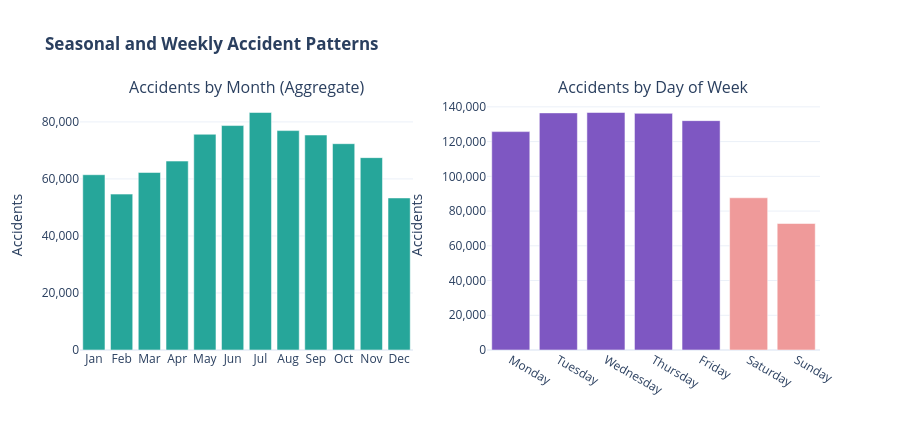

The notebook cell this image was saved under:
### Code cell
fig = make_subplots(rows=1, cols=2,
    subplot_titles=('Accidents by Month (Aggregate)', 'Accidents by Day of Week'))

# Monthly
mo_map = dict(zip(range(1,13), month_order))
mo_vals = [df[df['Month'] == i].shape[0] for i in range(1,13)]
fig.add_trace(
    go.Bar(x=month_order, y=mo_vals, marker_color='#26A69A',
           showlegend=False, name='Month'),
    row=1, col=1
)

# Day of week
day_vals = [df[df['Day'] == d].shape[0] for d in day_order]
day_bar_colors = ['#EF9A9A' if d in ['Saturday','Sunday'] else '#7E57C2' for d in day_order]
fig.add_trace(
    go.Bar(x=day_order, y=day_vals, marker_color=day_bar_colors,
           showlegend=False, name='Day'),
    row=1, col=2
)

fig.update_layout(
    title_text='<b>Seasonal and Weekly Accident Patterns</b>',
    template='plotly_white',
    yaxis=dict(tickformat=',', title='Accidents'),
    yaxis2=dict(tickformat=',', title='Accidents'),
    height=430
)
fig.show()

### Figure 1 — Plotly figure (JSON) as saved in the notebook; plotly's stock layout.template omitted (floating-point values rounded to 4 significant figures)
{"data": [{"marker": {"color": "#26A69A"}, "name": "Month", "showlegend": false, "type": "bar", "x": ["Jan", "Feb", "Mar", "Apr", "May", "Jun", "Jul", "Aug", "Sep", "Oct", "Nov", "Dec"], "xaxis": "x", "y": [61477, 54672, 62260, 66261, 75664, 78722, 83299, 76951, 75396, 72361, 67468, 53330], "yaxis": "y"}, {"marker": {"color": ["#7E57C2", "#7E57C2", "#7E57C2", "#7E57C2", "#7E57C2", "#EF9A9A", "#EF9A9A"]}, "name": "Day", "showlegend": false, "type": "bar", "x": ["Monday", "Tuesday", "Wednesday", "Thursday", "Friday", "Saturday", "Sunday"], "xaxis": "x2", "y": [125749, 136534, 136756, 136263, 132066, 87652, 72841], "yaxis": "y2"}], "layout": {"annotations": [{"font": {"size": 16}, "showarrow": false, "text": "Accidents by Month (Aggregate)", "x": 0.225, "xanchor": "center", "xref": "paper", "y": 1, "yanchor": "bottom", "yref": "paper"}, {"font": {"size": 16}, "showarrow": false, "text": "Accidents by Day of Week", "x": 0.775, "xanchor": "center", "xref": "paper", "y": 1, "yanchor": "bottom", "yref": "paper"}], "height": 430, "title": {"text": "<b>Seasonal and Weekly Accident Patterns</b>"}, "xaxis": {"anchor": "y", "domain": [0, 0.45]}, "xaxis2": {"anchor": "y2", "domain": [0.55, 1]}, "yaxis": {"anchor": "x", "domain": [0, 1], "tickformat": ",", "title": {"text": "Accidents"}}, "yaxis2": {"anchor": "x2", "domain": [0, 1], "tickformat": ",", "title": {"text": "Accidents"}}}}
